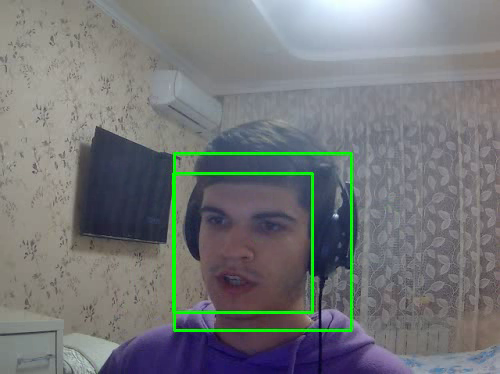
#> input picture frame 68 of PersonDetectionandRecotdprogram/output.avi, 500 x 374 px, given in place of the camera
$ python PersonDetectionandRecotdprogram.py
#> lines starting #> are read from the running program, lines starting #| are printed output that depends on the picture; after the words box and inside, x2 and y2 are one past the last pixel; in counts of white or black regions, pixels touching at a corner belong together
import cv2
import imutils
import time

def detect_person(frame, person_cascade):
    gray = cv2.cvtColor(frame, cv2.COLOR_BGR2GRAY)
    persons = person_cascade.detectMultiScale(gray, scaleFactor=1.11, minNeighbors=5, minSize=(30, 30))
    return persons

def main(record_msg_int = 0, stop_msg_imt = 0, persons = []):
#> called with record_msg_int = 0, stop_msg_imt = 0
    person_cascade1 = cv2.CascadeClassifier(cv2.data.haarcascades + 'haarcascade_fullbody.xml')
    person_cascade2 = cv2.CascadeClassifier(cv2.data.haarcascades + 'haarcascade_upperbody.xml')
    person_cascade3 = cv2.CascadeClassifier(cv2.data.haarcascades + 'haarcascade_lowerbody.xml')
    person_cascade4 = cv2.CascadeClassifier(cv2.data.haarcascades + 'haarcascade_frontalface_default.xml')
    person_cascade5 = cv2.CascadeClassifier(cv2.data.haarcascades + 'haarcascade_profileface.xml')
    person_cascade6 = cv2.CascadeClassifier(cv2.data.haarcascades + 'haarcascade_righteye_2splits.xml')
    person_cascade7 = cv2.CascadeClassifier(cv2.data.haarcascades + 'haarcascade_lefteye_2splits.xml')

    video_capture = cv2.VideoCapture(0)
    recording = False
    out = None

    while True:
        ret, frame = video_capture.read()
#> frame is the input picture: shape (374, 500, 3); mean B, G, R 120.6, 119, 116
        frame = imutils.resize(frame, width=500)
        persons = list(detect_person(frame, person_cascade1)) + list(detect_person(frame, person_cascade2)) + list(detect_person(frame, person_cascade3)) + \
            list(detect_person(frame, person_cascade4)) + list(detect_person(frame, person_cascade5)) + list(detect_person(frame, person_cascade6)) + list(detect_person(frame, person_cascade7))
#> in detect_person, `gray = cv2.cvtColor(frame, cv2.COLOR_BGR2GRAY)`:
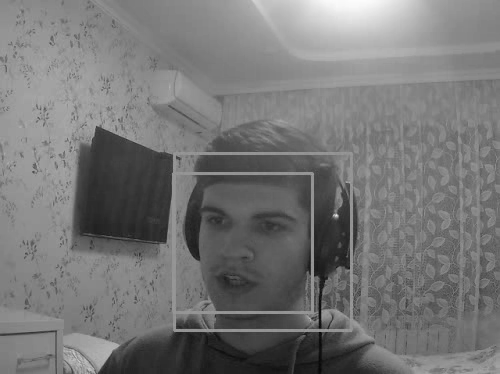
#> gray: shape (374, 500); min 8, max 252, mean 118.3
#> in detect_person, `persons = person_cascade.detectMultiScale(gray, scaleFactor=1.11, minN..`: persons = ()
#> persons = [[182, 179, 119, 119], [252, 203, 37, 37], [252, 201, 40, 40]]


        if len(persons) > 0 and not recording:
            print("Person detected : record start")
            fourcc = cv2.VideoWriter_fourcc(*'XVID')
            out = cv2.VideoWriter('output.avi', fourcc, 7, (frame.shape[1], frame.shape[0]))
            recording = True

        if recording:
            if len(persons) > 0:
                if record_msg_int == 1:
                    print("Person detected : record continue")
                    record_msg_int = 0;
                stop_msg_imt = 1
                last_person_time = time.time()
                for (x, y, w, h) in persons:
                    cv2.rectangle(frame, (x, y), (x + w, y + h), (0, 255, 0), 2)
                    out.write(frame)
#> this loop made 3 passes
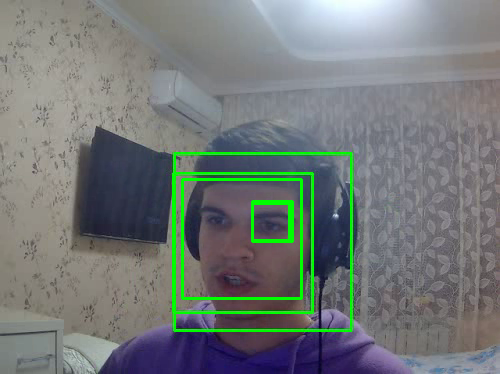
#> frame: shape (374, 500, 3); 1.13% of pixels changed, all inside (x1, y1, x2, y2) = (181, 178, 303, 300)
            elif time.time() - last_person_time < 5:
                    out.write(frame)
            elif time.time() - last_person_time > 5:
                if stop_msg_imt == 1:
                    print("No person : record stopped")
                    stop_msg_imt = 0
                    record_msg_int = 1


        for (x, y, w, h) in persons:
            cv2.rectangle(frame, (x, y), (x + w, y + h), (0, 255, 0), 2)

        cv2.imshow('Video', frame)

        if cv2.waitKey(1) & 0xFF == ord('q'):
#> (key q is pressed here)
            break

    video_capture.release()
    if out is not None:
        out.release()
    cv2.destroyAllWindows()

if __name__ == "__main__":
    main()

$ run again, starting later in the video
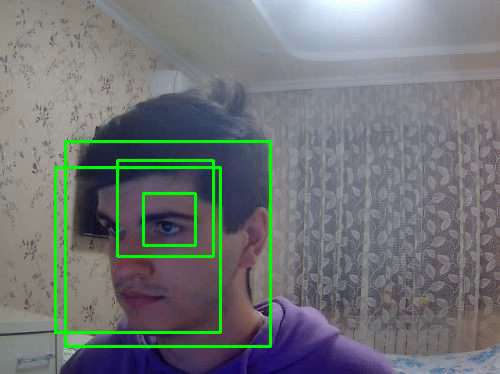
#> input picture frame 306 of PersonDetectionandRecotdprogram/output.avi, 500 x 374 px, given in place of the camera
#> in main, frame is the input picture: shape (374, 500, 3); mean B, G, R 118.3, 117.1, 112.3
#> in detect_person, `gray = cv2.cvtColor(frame, cv2.COLOR_BGR2GRAY)`:
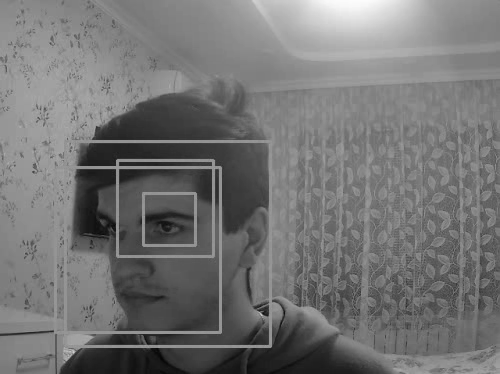
#> gray: shape (374, 500); min 5, max 252, mean 115.8
#> in detect_person, `persons = person_cascade.detectMultiScale(gray, scaleFactor=1.11, minN..`: persons = ()
#> in main, `persons = list(detect_person(frame, person_cascade1)) + list(detect_pe..`: persons = [[59, 160, 171, 171], [67, 140, 202, 202], [150, 201, 40, 40]]
#> the loop in main, `for (x, y, w, h) in persons:` made 3 passes
#> after the loop in main, `for (x, y, w, h) in persons:`:
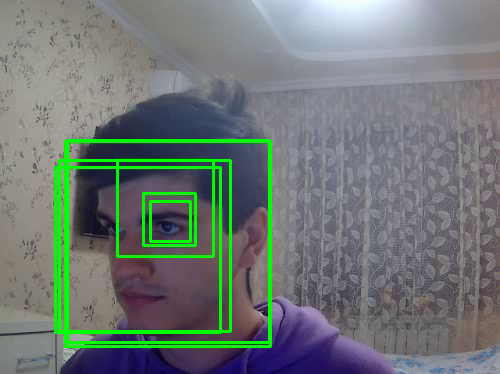
#> frame: shape (374, 500, 3); 2.6% of pixels changed, all inside (x1, y1, x2, y2) = (58, 139, 271, 344)

$ run again, starting later in the video
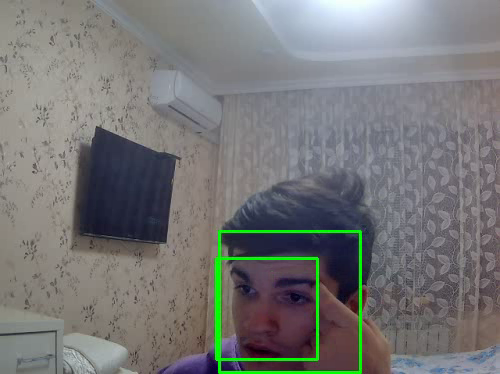
#> input picture frame 544 of PersonDetectionandRecotdprogram/output.avi, 500 x 374 px, given in place of the camera
#> in main, frame is the input picture: shape (374, 500, 3); mean B, G, R 118.4, 118.5, 118
#> in detect_person, `gray = cv2.cvtColor(frame, cv2.COLOR_BGR2GRAY)`:
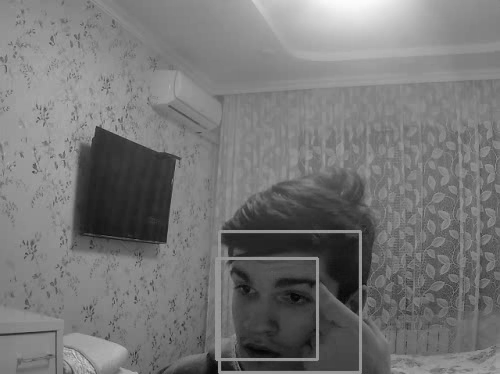
#> gray: shape (374, 500); min 3, max 252, mean 118.4
#> in detect_person, `persons = person_cascade.detectMultiScale(gray, scaleFactor=1.11, minN..`: persons = ()
#> in main, `persons = list(detect_person(frame, person_cascade1)) + list(detect_pe..`: persons = [[221, 260, 95, 95], [272, 268, 45, 45], [274, 271, 41, 41]]
#> the loop in main, `for (x, y, w, h) in persons:` made 3 passes
#> after the loop in main, `for (x, y, w, h) in persons:`:
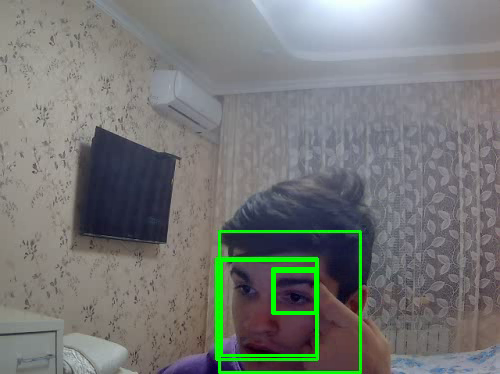
#> frame: shape (374, 500, 3); 0.98% of pixels changed, all inside (x1, y1, x2, y2) = (220, 259, 319, 357)
